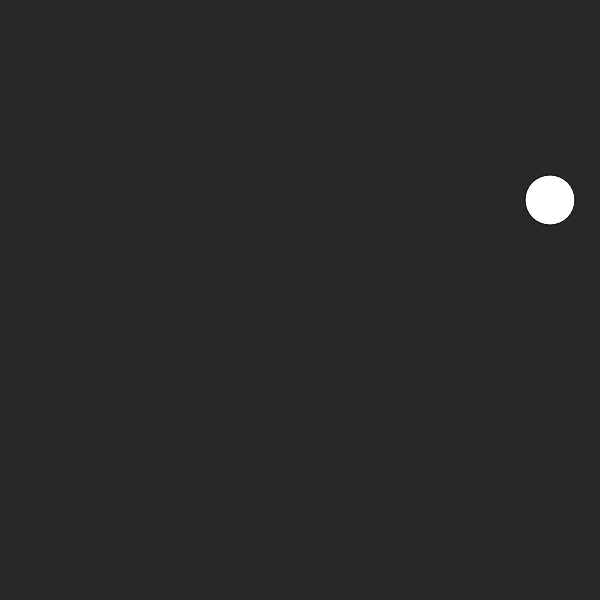
Frame 1 (no input)
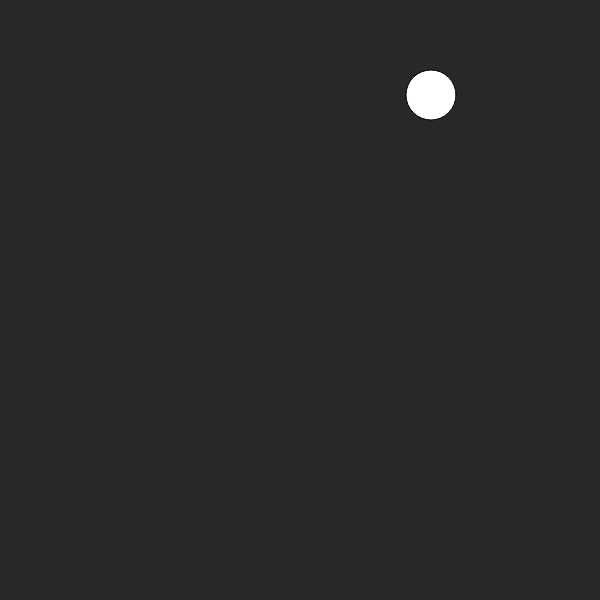
Frame 60 (no input)
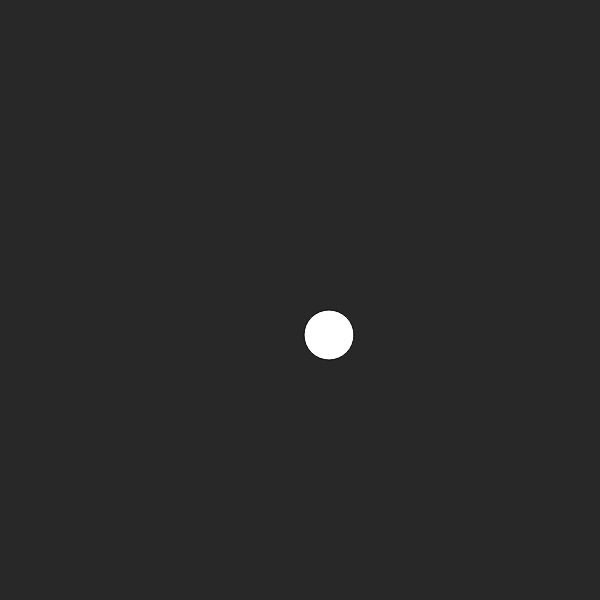
Frame 120 (the mouse pressed at the canvas centre since frame 60)

The p5.js sketch that drew these frames (run headless with seeded random() and noise() and a simulated clock; from frame 60 on, the mouse is pressed at the canvas centre):

// p5.js sketch
// ── sketch.js
// Create global variables for ball position, ball properties
let ball = {
    x: 550,
    y: 200,
    size: 50,
    xSpeed: 17,
    ySpeed: 15
};

// set up everything that doesn't change
function setup() {
    createCanvas(600, 600);
}

function draw() {
    background(40);

    // create a ball on a screen 
    ellipse(ball.x, ball.y, ball.size);

    // move a ball continuously until it reaches the boundary of a screen
    ball.x += ball.xSpeed;
    ball.y += ball.ySpeed;
  
    // when the ball reaches the boundary, reverse the movement
    // Check for collision with the walls and reverse direction if needed
    if (ball.x > width - ball.size / 2 || ball.x < ball.size / 2) {
        ball.xSpeed *= -1;
    }

    if (ball.y > height - ball.size / 2 || ball.y < ball.size / 2) {
        ball.ySpeed *= -1;
 }
}
